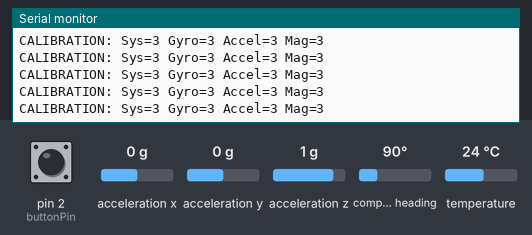
The sketch below on a simulated Arduino Uno, built with avr-gcc and run on an emulated ATmega328P. On the bench: the last lines printed to the serial monitor. The test bench sets the inputs (shaded band); at power-on: pin 2 (buttonPin) LOW, acceleration x 0 g, acceleration y 0 g, acceleration z 1 g, compass heading 90°, temperature 24 °C. Random numbers use the default seed unless the sketch sets one.

Above: at 2.2 s.
2.3 s: pin 2 (buttonPin) pulled HIGH for 0.15 s
At 4.49 s:
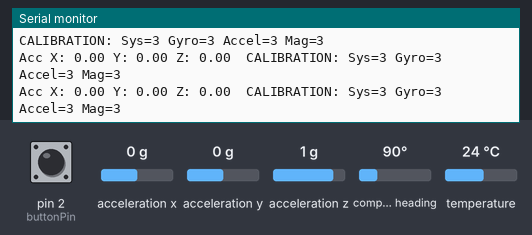
5.4 s: pin 2 (buttonPin) pulled HIGH for 3.2 s
At 8.0 s:
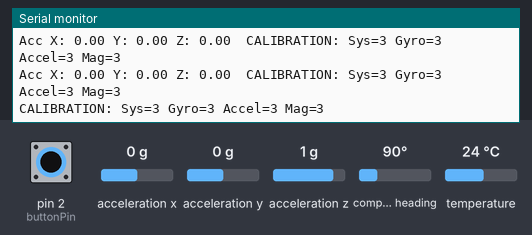
11.6 s: pin 2 (buttonPin) pulled HIGH for 1 s
At 13.75 s:
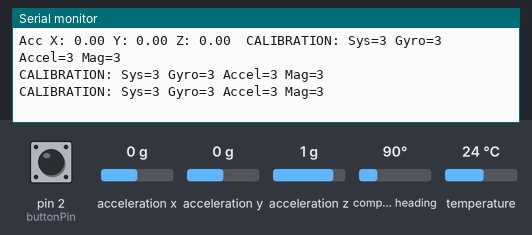
15.6 s: pin 2 (buttonPin) pulled HIGH for 0.15 s
At 17.98 s:
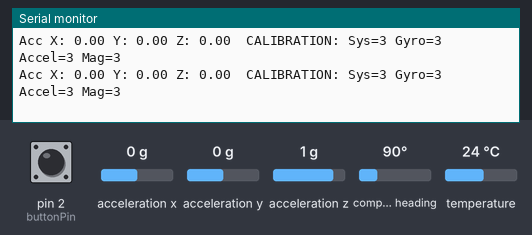

Measured:
- after the input at 2.3 s, the serial monitor: prints a new line after 2.1 s (image 1)
- after the input at 5.4 s, the serial monitor: prints a new line after 2.0 s (image 2)
- after the input at 11.6 s, the serial monitor: prints a new line after 2.0 s (image 3)
- after the input at 15.6 s, the serial monitor: prints a new line after 2.1 s (image 4)

The sketch:

accel_test.ino
```cpp
#include <Wire.h>
#include <Adafruit_Sensor.h>
#include <Adafruit_BNO055.h>
#include <utility/imumaths.h>

/* This driver reads raw data from the BNO055

   Connections
   ===========
   Connect SCL to analog 5
   Connect SDA to analog 4
   Connect VDD to 3.3V DC
   Connect GROUND to common ground

   History
   =======
   2015/MAR/03  - First release (KTOWN)
*/

/* Set the delay between fresh samples */
#define BNO055_SAMPLERATE_DELAY_MS (100)

Adafruit_BNO055 bno = Adafruit_BNO055();
const int buttonPin = 2;
int buttonState = 0;
bool buttonStatus = false;

/**************************************************************************/
/*
    Arduino setup function (automatically called at startup)
*/
/**************************************************************************/
void setup(void)
{
  // initialize the pushbutton pin as an input:
  pinMode(buttonPin, INPUT);

  Serial.begin(9600);
  Serial.println("Accel Sensor Raw Data Test"); Serial.println("");

  /* Initialise the sensor */
  if(!bno.begin())
  {
    /* There was a problem detecting the BNO055 ... check your connections */
    Serial.print("Ooops, no BNO055 detected ... Check your wiring or I2C ADDR!");
    while(1);
  }

  delay(1000);

  /* Display the current temperature */
  int8_t temp = bno.getTemp();
  Serial.print("Current Temperature: ");
  Serial.print(temp);
  Serial.println(" C");
  Serial.println("");

  bno.setExtCrystalUse(true);

  Serial.println("Calibration status values: 0=uncalibrated, 3=fully calibrated");
}

/**************************************************************************/
/*
    Arduino loop function, called once 'setup' is complete (your own code
    should go here)
*/
/**************************************************************************/


float movement[] = {0,0,0};
//int counter = 0;
float filterOne = 0.2;//filters for movement Y
float filterTwo = 0.4;//filters for movement Z
float movementVal = 1;//filter for total amount for movement to be determined
boolean notDetermined = true;
String direction = "";
int directionInt = -1;

//directional instuctions
int next_z = 0;
int prev_z = 1;
int next_y = 2;
int prev_y = 3;

int next_movement = -1;
int axis = -1;
int temp = -1;

bool directionDone = true;


void loop(void)
{
  // read the state of the pushbutton value:
  buttonState = digitalRead(buttonPin);

  if(buttonState == HIGH){
    if(buttonStatus == true)buttonStatus = false;
    else buttonStatus = true;
    delay(2000);
  }

  if (buttonStatus == true) {


 if(directionDone){ //Determine instruction
  axis = rand() % 2; // pick random axis

  // z-axis
  if (axis == 0) {
    next_movement = next_z;
    // swap the directions so next coming is the opposite
    temp = prev_z;
    prev_z = next_z;
    next_z = temp;
  }
  // y-axis
  else {
    next_movement = next_y;
    // swap the directions so next coming is the opposite
    temp = prev_y;
    prev_y = next_y;
    next_y = temp;
  }
  directionDone = false;
 }
  //tell about movement instruction here


  imu::Vector<3> acc = bno.getVector(Adafruit_BNO055::VECTOR_LINEARACCEL);
  /* Display the floating point data */
  float movX = acc.x();
  float movY = acc.y();
  float movZ = acc.z();
  Serial.print("Acc X: ");
  Serial.print(movX);
  Serial.print(" Y: ");
  Serial.print(movY);
  Serial.print(" Z: ");
  Serial.print(movZ);
  Serial.print("\t");

  //Filters smaller movements
  if(filterOne < movX || movX < - filterOne)movement[0] = movement[0] + movX;
  if(filterOne < movY || movY < - filterOne)movement[1] = movement[1] + movY;
  if(filterTwo < movZ || movZ< - filterTwo)movement[2] = movement[2] + movZ;

  /*Serial.print("test: ");
  Serial.print(movement[0]);
  Serial.print(" ");
  Serial.print(movement[1]);
  Serial.print(" ");
  Serial.print(movement[2]);
  Serial.print("\t");*/

  //Y = left, -Y = right, Z = up, -Z = down
  //Tells which direction biggest movement is

  if(notDetermined){
    if(movement[1] > movementVal ){
      direction = "Left";
      directionInt = 3;
      notDetermined = false;
    }
    else if(movement[1] < -movementVal) {
      direction = "Right";
      directionInt = 2;
      notDetermined = false;
    }
    else if(movement[2] > movementVal ){
      direction = "Down";
      directionInt = 1;
      notDetermined = false;
    }
    else if(movement[2] < -movementVal) {
      direction = "Up";
      directionInt = 0;
      notDetermined = false;
    }
    if(notDetermined == false){//Checks if movement is same as instructed
      Serial.print("Intended direction: ");
      Serial.print(next_movement);
      Serial.print(" Actual movement: ");
      Serial.print(directionInt);
      if(next_movement == directionInt){
        //movement is correct
        Serial.print(" movement is correct");
        directionDone = true;
      }
      else if((next_movement == 0 || next_movement == 1) && (directionInt == 0 || directionInt == 1)){
        //movement is semi-correct
        Serial.print(" movement is semi-correct");
        directionDone = true;
      }
      else if((next_movement == 2 || next_movement == 3) && (directionInt == 2 || directionInt == 3)){
        //movement is semi-correct
        Serial.print(" movement is semi-correct");
        directionDone = true;
      }
      else{
        //movement is wrong
        Serial.print(" movement is wrong");
      }
      Serial.print("\t");
    }
  }
  //Checks if movement has ended
  if(notDetermined == false && abs(movX)<0.08 && abs(movY)<0.08 && abs(movZ)<0.21){
    Serial.print("Movement has stopped");
    Serial.print("\t");
    movement[0] = 0;
    movement[1] = 0;
    movement[2] = 0;
    direction = "";
    notDetermined = true;
    delay(2000);
    }


}//end of button
  /* Display calibration status for each sensor. */
  uint8_t system, gyro, accel, mag = 0;
  bno.getCalibration(&system, &gyro, &accel, &mag);
  Serial.print("CALIBRATION: Sys=");
  Serial.print(system, DEC);
  Serial.print(" Gyro=");
  Serial.print(gyro, DEC);
  Serial.print(" Accel=");
  Serial.print(accel, DEC);
  Serial.print(" Mag=");
  Serial.println(mag, DEC);

  delay(BNO055_SAMPLERATE_DELAY_MS);
}
```
